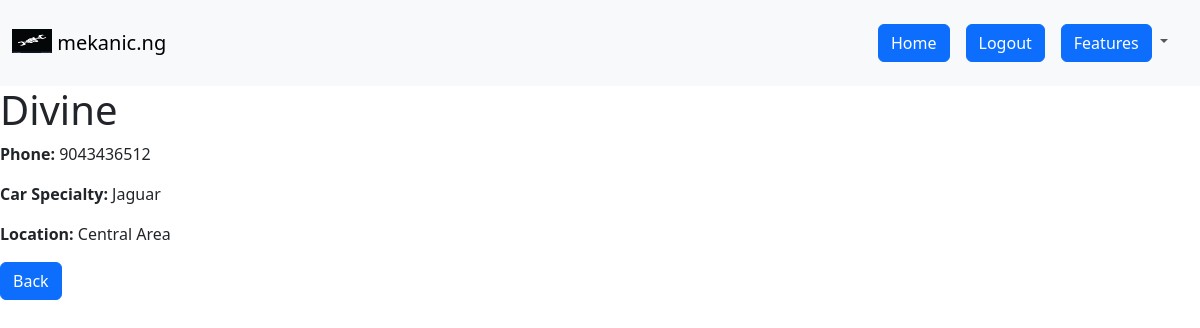
Page /mechanic-item/3 (signed in) on the committed database.
### main.py (models this page shows)
class MechanicList(db.Model):
    id = db.Column(db.Integer, primary_key=True)
    name = db.Column(db.String(100), nullable=False)
    location = db.Column(db.String(100), nullable=False)
    phone = db.Column(db.Integer, nullable=False, unique=True)
    specialty = db.Column(db.String(30), nullable=False)

### main.py (the view)
@app.route("/mechanic-item/<id_>", methods=["GET"])
@login_required
def mechanic_item(id_):
    mechanic = db.get_or_404(MechanicList, id_)
    return render_template("mechanic_item.html", current_user=current_user, mechanic=mechanic)

### main.py (called while the page is built)
@login_manager.user_loader
def load_user(user_id):
    return db.get_or_404(User, user_id)

### templates/mechanic_item.html
{% extends "base.html" %}
{% block content %}
<div><h1>{{mechanic.name}}</h1>
<p><b>Phone:</b> {{mechanic.phone}}</p>
<p><b>Car Specialty:</b> {{mechanic.specialty}}</p>
<p><b>Location:</b> {{mechanic.location}}</p>
</div>
<a href="{{url_for('full_list')}}" class="btn btn-primary">Back</a>
{% endblock %}

### static/styles.css (style rules this page uses)
html { color: purple }

### rows in the picture
MechanicList: name "Divine", phone "9043436512", specialty "Jaguar", location "Central Area"
